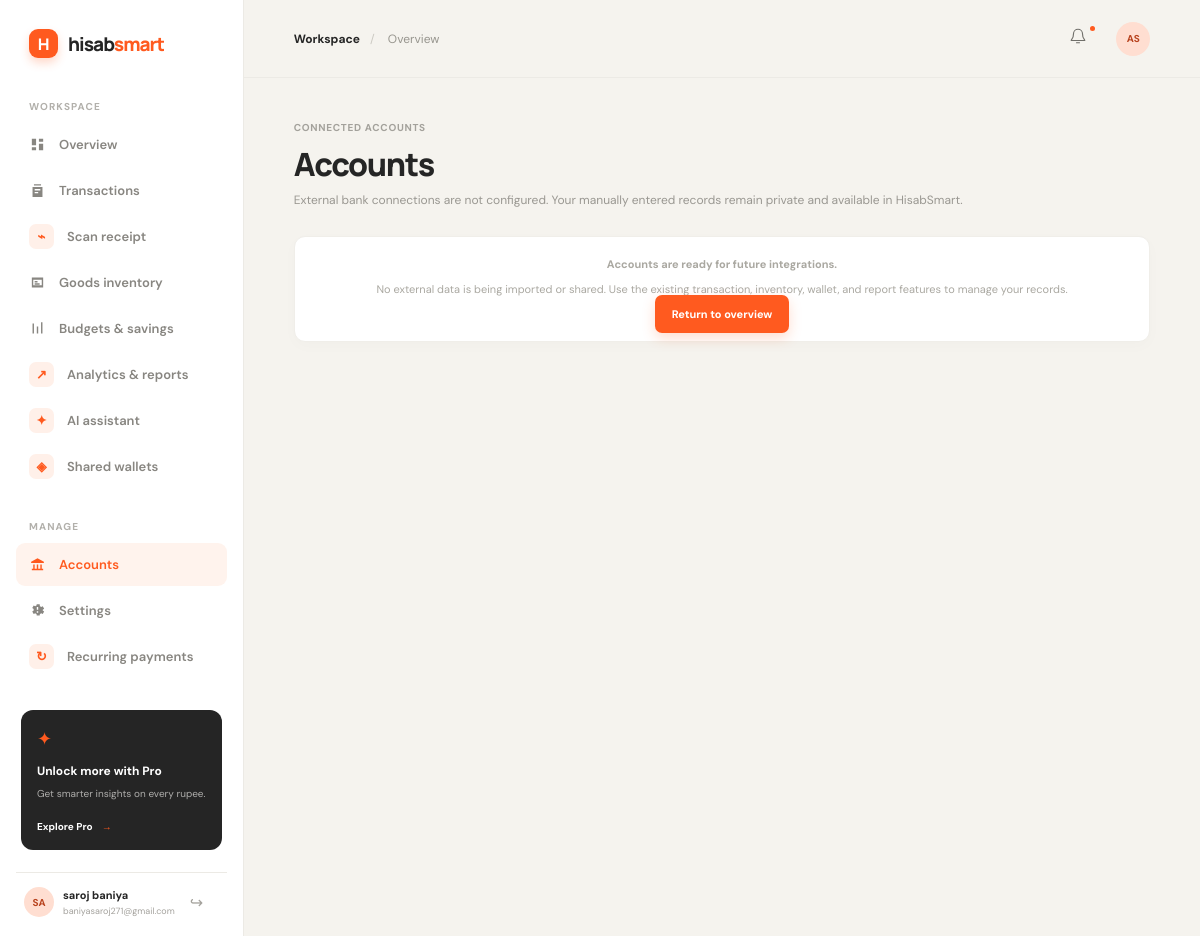
Page /accounts (signed in) on the committed database.
### tables this page shows
CREATE TABLE users (
    id INTEGER PRIMARY KEY AUTOINCREMENT,
    email TEXT NOT NULL UNIQUE COLLATE NOCASE,
    password_hash TEXT NOT NULL,
    full_name TEXT NOT NULL,
    created_at TEXT NOT NULL DEFAULT CURRENT_TIMESTAMP
);

### routes.py (the view)
@main_bp.get("/accounts")
@login_required
def accounts():
    return render_template("management_placeholder.html", page_title="Accounts", eyebrow="Connected accounts", message="External bank connections are not configured. Your manually entered records remain private and available in HisabSmart.")

### auth.py (called while the page is built)
def csrf_token() -> str:
    token = session.get("_csrf_token")
    if not token:
        token = secrets.token_urlsafe(32)
        session["_csrf_token"] = token
    return token

@auth_bp.before_app_request
def csrf_protect() -> None:
    if request.method == "POST":
        validate_csrf()

def load_logged_in_user() -> None:
    user_id = session.get("user_id")
    if user_id is None:
        g.user = None
        return
    g.user = get_db().execute(
        "SELECT id, email, full_name FROM users WHERE id = ?", (user_id,)
    ).fetchone()
    if g.user is None:
        session.clear()

def login_required(view: Callable[..., Any]) -> Callable[..., Any]:
    @wraps(view)
    def wrapped_view(**kwargs: Any) -> Any:
        if g.user is None:
            flash("Please log in to continue.", "error")
            return redirect(url_for("auth.login", next=request.path))
        return view(**kwargs)
    return wrapped_view

### db.py (called while the page is built)
def get_db() -> sqlite3.Connection:
    if "db" not in g:
        database = Path(current_app.config["DATABASE"])
        database.parent.mkdir(parents=True, exist_ok=True)
        g.db = sqlite3.connect(database)
        g.db.row_factory = sqlite3.Row
        g.db.execute("PRAGMA foreign_keys = ON")
    return g.db

### templates/management_placeholder.html (shortened to what this page needs)
{% extends "base.html" %}
{% block content %}
<div class="page-container">
    <section class="section-heading">
        <div><p class="eyebrow">{{ eyebrow }}</p><h1>{{ page_title }}</h1><p class="subheading">{{ message }}</p></div>
    </section>
    <section class="panel empty-state management-empty">
        <strong>{{ page_title }} are ready for future integrations.</strong>
        <p>No external data is being imported or shared. Use the existing transaction, inventory, wallet, and report features to manage your records.</p>
        <a class="primary-button" href="{{ url_for('main.dashboard') }}">Return to overview</a>
    </section>
</div>
{% endblock %}

### templates/base.html (shortened to what this page needs)
<!doctype html>
<html lang="en">
<head>
    <link rel="stylesheet" href="{{ url_for('static', filename='css/style.css') }}">
</head>
<body>
{% if g.user %}
    <div class="app-shell">
        <aside class="sidebar" id="sidebar">
            <a class="brand" href="{{ url_for('main.dashboard') }}" aria-label="HisabSmart home">
                <span class="brand-mark">H</span>
                <span>hisab<span>smart</span></span>
            </a>
            <div class="sidebar-label">Workspace</div>
            <nav class="main-nav" aria-label="Main navigation">
                <a class="nav-item {% if request.endpoint == 'main.dashboard' %}active{% endif %}" href="{{ url_for('main.dashboard') }}">
                    <svg aria-hidden="true" viewBox="0 0 24 24"><path d="M4 13h6V4H4v9Zm0 7h6v-4H4v4Zm10 0h6v-9h-6v9Zm0-16v4h6V4h-6Z"/></svg>
                    Overview
                </a>
                <a class="nav-item {% if request.endpoint in ['main.transactions', 'main.edit_transaction'] %}active{% endif %}" href="{{ url_for('main.transactions') }}">
                    <svg aria-hidden="true" viewBox="0 0 24 24"><path d="M7 3h10v2H7V3Zm-2 4h14v14H5V7Zm3 3v2h8v-2H8Zm0 4v2h5v-2H8Z"/></svg>
                    Transactions
                </a>
                <a class="nav-item {% if request.endpoint in ['main.scan_receipt', 'main.review_receipt'] %}active{% endif %}" href="{{ url_for('main.scan_receipt') }}">
                    <span class="stat-icon expense-icon">⌁</span>
                    Scan receipt
                </a>
                <a class="nav-item {% if request.endpoint in ['main.goods', 'main.new_good', 'main.good_detail', 'main.edit_good'] %}active{% endif %}" href="{{ url_for('main.goods') }}">
                    <svg aria-hidden="true" viewBox="0 0 24 24"><path d="M4 5h16v14H4V5Zm2 3v8h12V8H6Zm2 2h4v2H8v-2Zm0 3h7v2H8v-2Z"/></svg>
                    Goods inventory
                </a>
                <a class="nav-item {% if request.endpoint in ['main.budgets', 'main.savings', 'main.delete_budget', 'main.delete_savings_goal', 'main.add_bill'] %}active{% endif %}" href="{{ url_for('main.budgets') }}">
                    <svg aria-hidden="true" viewBox="0 0 24 24"><path d="M5 19V5h2v14H5Zm6 0V9h2v10h-2Zm6 0V3h2v16h-2Z"/></svg>
                    Budgets & savings
                </a>
                <a class="nav-item {% if request.endpoint in ['main.reports', 'main.export_report'] %}active{% endif %}" href="{{ url_for('main.reports') }}">
                    <span class="stat-icon expense-icon">↗</span>
                    Analytics & reports
                </a>
                <a class="nav-item {% if request.endpoint == 'main.assistant' %}active{% endif %}" href="{{ url_for('main.assistant') }}">
                    <span class="stat-icon expense-icon">✦</span>
                    AI assistant
                </a>
                <a class="nav-item {% if request.endpoint in ['main.wallets', 'main.wallet_detail', 'main.invite_wallet_member', 'main.update_wallet_role', 'main.settle_wallet'] %}active{% endif %}" href="{{ url_for('main.wallets') }}">
                    <span class="stat-icon expense-icon">◈</span>
                    Shared wallets
                </a>
            </nav>
            <div class="sidebar-label">Manage</div>
            <nav class="main-nav" aria-label="Management navigation">
                <a class="nav-item {% if request.endpoint == 'main.accounts' %}active{% endif %}" href="{{ url_for('main.accounts') }}">
                    <svg aria-hidden="true" viewBox="0 0 24 24"><path d="M12 3 3 8v2h18V8l-9-5Zm-6 9v6H4v2h16v-2h-2v-6h-2v6h-3v-6h-2v6H8v-6H6Z"/></svg>
                    Accounts
                </a>
                <a class="nav-item {% if request.endpoint == 'main.settings' %}active{% endif %}" href="{{ url_for('main.settings') }}">
                    <svg aria-hidden="true" viewBox="0 0 24 24"><path d="m19.4 13 .1-1-.1-1 2-1.5-2-3.4-2.3 1a7.8 7.8 0 0 0-1.7-1L15.1 3h-4.2l-.3 2.1a7.8 7.8 0 0 0-1.7 1l-2.3-1-2 3.4 2 1.5-.1 1 .1 1-2 1.5 2 3.4 2.3-1c.5.4 1.1.7 1.7 1l.3 2.1h4.2l.3-2.1c.6-.3 1.2-.6 1.7-1l2.3 1 2-3.4-2-1.5ZM13 15h-2v-2h2v2Zm0-4h-2V7h2v4Z"/></svg>
                    Settings
                </a>
                <a class="nav-item {% if request.endpoint in ['main.recurring', 'main.edit_recurring', 'main.recurring_action'] %}active{% endif %}" href="{{ url_for('main.recurring') }}">
                    <span class="stat-icon expense-icon">↻</span>
                    Recurring payments
                </a>
            </nav>
            <div class="sidebar-bottom">
                <div class="upgrade-card">
                    <div class="upgrade-icon">✦</div>
                    <strong>Unlock more with Pro</strong>
                    <p>Get smarter insights on every rupee.</p>
                    <button class="text-button">Explore Pro <span>→</span></button>
                </div>
                <div class="user-mini">
                    <div class="avatar">{{ g.user.full_name[:2]|upper }}</div>
                    <div><strong>{{ g.user.full_name }}</strong><small>{{ g.user.email }}</small></div>
                    <form method="post" action="{{ url_for('auth.logout') }}">
                        <button class="more-button" type="submit" aria-label="Log out">↪</button>
                    </form>
                </div>
            </div>
        </aside>
        <main class="main-content">
            <header class="topbar">
                <div class="breadcrumb"><span>Workspace</span><b>/</b> Overview</div>
                <div class="topbar-actions">
                    <button class="icon-button notification-button" aria-label="Notifications">
                        <svg viewBox="0 0 24 24" aria-hidden="true"><path d="M18 9a6 6 0 0 0-12 0c0 7-3 7-3 9h18c0-2-3-2-3-9Zm-8 12h4"/></svg>
                        <i></i>
                    </button>
                    <button class="avatar top-avatar" aria-label="Open profile">AS</button>
                </div>
            </header>
{% else %}
    <main class="auth-main">
{% endif %}
{% block content %}{% endblock %}
{% if g.user %}</main></div>{% else %}</main>{% endif %}
</body>
</html>

### rows in the picture
users: user "SA", user.full_name "saroj baniya", user.email "baniyasaroj271@gmail.com"

### other values in the picture
{{ eyebrow }} "CONNECTED ACCOUNTS"
{{ page_title }} "Accounts"
{{ message }} "External bank connections are not configured. Your manually entered records remain private and available in HisabSmart."
